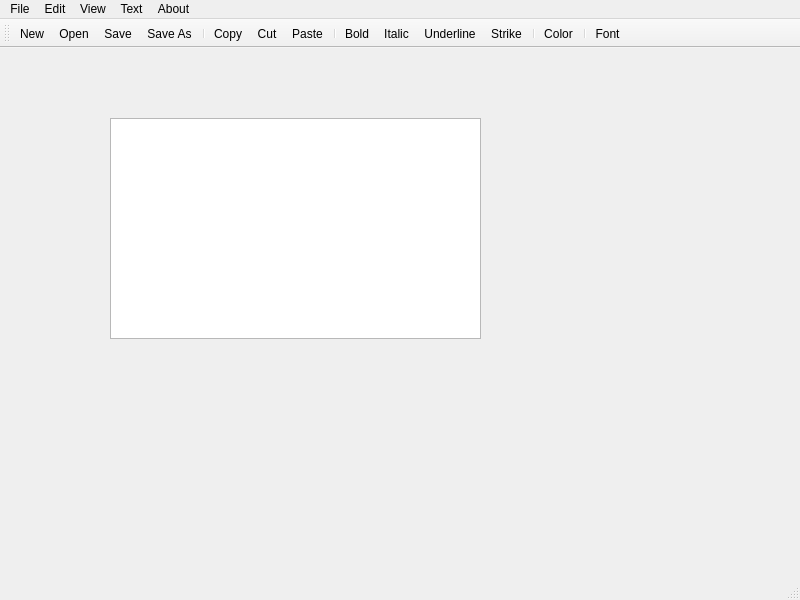
<?xml version="1.0" encoding="UTF-8"?>
<ui version="4.0">
 <class>MainWindow</class>
 <widget class="QMainWindow" name="MainWindow">
  <property name="geometry">
   <rect>
    <x>0</x>
    <y>0</y>
    <width>800</width>
    <height>600</height>
   </rect>
  </property>
  <property name="windowTitle">
   <string>MainWindow</string>
  </property>
  <widget class="QWidget" name="centralwidget">
   <widget class="QTextEdit" name="textEdit">
    <property name="geometry">
     <rect>
      <x>110</x>
      <y>70</y>
      <width>371</width>
      <height>221</height>
     </rect>
    </property>
   </widget>
  </widget>
  <widget class="QMenuBar" name="menubar">
   <property name="geometry">
    <rect>
     <x>0</x>
     <y>0</y>
     <width>800</width>
     <height>22</height>
    </rect>
   </property>
   <widget class="QMenu" name="menuFile">
    <property name="title">
     <string>File</string>
    </property>
    <addaction name="actionNew"/>
    <addaction name="actionOpen"/>
    <addaction name="separator"/>
    <addaction name="actionSave"/>
    <addaction name="actionSave_as"/>
    <addaction name="separator"/>
    <addaction name="actionExit"/>
   </widget>
   <widget class="QMenu" name="menuEdit">
    <property name="title">
     <string>Edit</string>
    </property>
    <addaction name="actionCopy"/>
    <addaction name="actionCut"/>
    <addaction name="actionPaste"/>
    <addaction name="separator"/>
    <addaction name="actionFind"/>
    <addaction name="actionReplace"/>
    <addaction name="separator"/>
    <addaction name="actionSelect_All"/>
   </widget>
   <widget class="QMenu" name="menuView">
    <property name="title">
     <string>View</string>
    </property>
    <addaction name="actionZoom_in"/>
    <addaction name="actionZoom_out"/>
   </widget>
   <widget class="QMenu" name="menuText">
    <property name="title">
     <string>Text</string>
    </property>
    <addaction name="actionBold"/>
    <addaction name="actionItalic"/>
    <addaction name="actionUnderline"/>
    <addaction name="actionStrike"/>
    <addaction name="separator"/>
    <addaction name="actionColor"/>
    <addaction name="separator"/>
    <addaction name="actionFont"/>
   </widget>
   <widget class="QMenu" name="menuAbout">
    <property name="title">
     <string>About</string>
    </property>
    <addaction name="actionHelp"/>
    <addaction name="actionAbout"/>
   </widget>
   <addaction name="menuFile"/>
   <addaction name="menuEdit"/>
   <addaction name="menuView"/>
   <addaction name="menuText"/>
   <addaction name="menuAbout"/>
  </widget>
  <widget class="QStatusBar" name="statusbar"/>
  <widget class="QToolBar" name="toolBar">
   <property name="windowTitle">
    <string>toolBar</string>
   </property>
   <attribute name="toolBarArea">
    <enum>TopToolBarArea</enum>
   </attribute>
   <attribute name="toolBarBreak">
    <bool>false</bool>
   </attribute>
   <addaction name="actionNew"/>
   <addaction name="actionOpen"/>
   <addaction name="actionSave"/>
   <addaction name="actionSave_as"/>
   <addaction name="separator"/>
   <addaction name="actionCopy"/>
   <addaction name="actionCut"/>
   <addaction name="actionPaste"/>
   <addaction name="separator"/>
   <addaction name="actionBold"/>
   <addaction name="actionItalic"/>
   <addaction name="actionUnderline"/>
   <addaction name="actionStrike"/>
   <addaction name="separator"/>
   <addaction name="actionColor"/>
   <addaction name="separator"/>
   <addaction name="actionFont"/>
  </widget>
  <action name="actionNew">
   <property name="icon">
    <iconset resource="resource.qrc">
     <normaloff>:/files/images/new.png</normaloff>:/files/images/new.png</iconset>
   </property>
   <property name="text">
    <string>New</string>
   </property>
  </action>
  <action name="actionOpen">
   <property name="icon">
    <iconset resource="resource.qrc">
     <normaloff>:/files/images/open.png</normaloff>:/files/images/open.png</iconset>
   </property>
   <property name="text">
    <string>Open</string>
   </property>
  </action>
  <action name="actionSave">
   <property name="icon">
    <iconset resource="resource.qrc">
     <normaloff>:/files/images/save.png</normaloff>:/files/images/save.png</iconset>
   </property>
   <property name="text">
    <string>Save</string>
   </property>
  </action>
  <action name="actionSave_as">
   <property name="icon">
    <iconset resource="resource.qrc">
     <normaloff>:/files/images/saveas.png</normaloff>:/files/images/saveas.png</iconset>
   </property>
   <property name="text">
    <string>Save As</string>
   </property>
  </action>
  <action name="actionExit">
   <property name="icon">
    <iconset resource="resource.qrc">
     <normaloff>:/files/images/cancel.png</normaloff>:/files/images/cancel.png</iconset>
   </property>
   <property name="text">
    <string>Exit</string>
   </property>
   <property name="shortcut">
    <string>Esc</string>
   </property>
  </action>
  <action name="actionCopy">
   <property name="icon">
    <iconset resource="resource.qrc">
     <normaloff>:/files/images/copy.png</normaloff>:/files/images/copy.png</iconset>
   </property>
   <property name="text">
    <string>Copy</string>
   </property>
  </action>
  <action name="actionCut">
   <property name="icon">
    <iconset resource="resource.qrc">
     <normaloff>:/files/images/cut.png</normaloff>:/files/images/cut.png</iconset>
   </property>
   <property name="text">
    <string>Cut</string>
   </property>
  </action>
  <action name="actionPaste">
   <property name="icon">
    <iconset resource="resource.qrc">
     <normaloff>:/files/images/paste.png</normaloff>:/files/images/paste.png</iconset>
   </property>
   <property name="text">
    <string>Paste</string>
   </property>
  </action>
  <action name="actionFind">
   <property name="icon">
    <iconset resource="resource.qrc">
     <normaloff>:/files/images/find.png</normaloff>:/files/images/find.png</iconset>
   </property>
   <property name="text">
    <string>Find</string>
   </property>
  </action>
  <action name="actionReplace">
   <property name="icon">
    <iconset resource="resource.qrc">
     <normaloff>:/files/images/text_replace.png</normaloff>:/files/images/text_replace.png</iconset>
   </property>
   <property name="text">
    <string>Replace</string>
   </property>
  </action>
  <action name="actionSelect_All">
   <property name="icon">
    <iconset resource="resource.qrc">
     <normaloff>:/files/images/select_all.png</normaloff>:/files/images/select_all.png</iconset>
   </property>
   <property name="text">
    <string>Select All</string>
   </property>
  </action>
  <action name="actionZoom_in">
   <property name="icon">
    <iconset resource="resource.qrc">
     <normaloff>:/files/images/zoom_in.png</normaloff>:/files/images/zoom_in.png</iconset>
   </property>
   <property name="text">
    <string>Zoom in</string>
   </property>
  </action>
  <action name="actionZoom_out">
   <property name="icon">
    <iconset resource="resource.qrc">
     <normaloff>:/files/images/zoom_out.png</normaloff>:/files/images/zoom_out.png</iconset>
   </property>
   <property name="text">
    <string>Zoom out</string>
   </property>
  </action>
  <action name="actionBold">
   <property name="icon">
    <iconset resource="resource.qrc">
     <normaloff>:/files/images/text_bold.png</normaloff>:/files/images/text_bold.png</iconset>
   </property>
   <property name="text">
    <string>Bold</string>
   </property>
  </action>
  <action name="actionItalic">
   <property name="icon">
    <iconset resource="resource.qrc">
     <normaloff>:/files/images/text_italic.png</normaloff>:/files/images/text_italic.png</iconset>
   </property>
   <property name="text">
    <string>Italic</string>
   </property>
  </action>
  <action name="actionUnderline">
   <property name="icon">
    <iconset resource="resource.qrc">
     <normaloff>:/files/images/text_underline.png</normaloff>:/files/images/text_underline.png</iconset>
   </property>
   <property name="text">
    <string>Underline</string>
   </property>
  </action>
  <action name="actionStrike">
   <property name="icon">
    <iconset resource="resource.qrc">
     <normaloff>:/files/images/text_strikethrough.png</normaloff>:/files/images/text_strikethrough.png</iconset>
   </property>
   <property name="text">
    <string>Strike</string>
   </property>
  </action>
  <action name="actionColor">
   <property name="icon">
    <iconset resource="resource.qrc">
     <normaloff>:/files/images/color.png</normaloff>:/files/images/color.png</iconset>
   </property>
   <property name="text">
    <string>Color</string>
   </property>
  </action>
  <action name="actionFont">
   <property name="icon">
    <iconset resource="resource.qrc">
     <normaloff>:/files/images/font.png</normaloff>:/files/images/font.png</iconset>
   </property>
   <property name="text">
    <string>Font</string>
   </property>
  </action>
  <action name="actionHelp">
   <property name="icon">
    <iconset resource="resource.qrc">
     <normaloff>:/files/images/help.png</normaloff>:/files/images/help.png</iconset>
   </property>
   <property name="text">
    <string>Help</string>
   </property>
  </action>
  <action name="actionAbout">
   <property name="icon">
    <iconset resource="resource.qrc">
     <normaloff>:/files/images/about.png</normaloff>:/files/images/about.png</iconset>
   </property>
   <property name="text">
    <string>About</string>
   </property>
  </action>
 </widget>
 <resources>
  <include location="resource.qrc"/>
 </resources>
 <connections/>
</ui>
